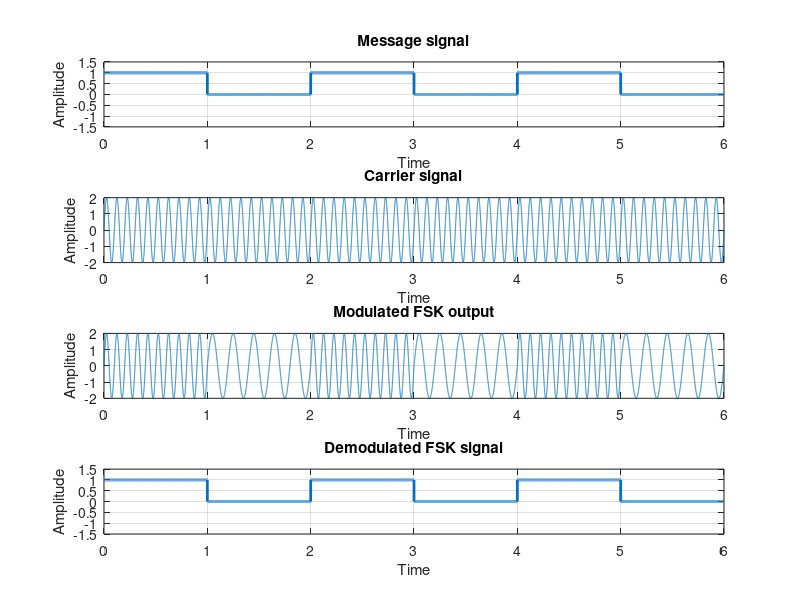

Recreate this plot in MATLAB.
clc;
close all;
clear all;
% Message signal input and ploting

%n=input('Enter the Bit stream \n ');	% Message signal in binary form 
n=[1 0 1 0 1 0];
N=length(n);	% Length of message signal
fs = 1000*N;	% Sampling frequency 
t=0:1/fs:N;	% Time division with step b 
N1=length(t);	% Length of total divisions 
i=1;
%Run for Loop 
for j=1:N1
    if t(j)<=i
        x(j)=n(i); 
    else
        i=i+1;
    end
end
figure(1); 
subplot(4,1,1);
plot(t,x,'Linewidth',2);	%Message signal plot 
axis([0 N -1.5 1.5]);
title('Message signal');
xlabel('Time');
ylabel('Amplitude');
grid on

%Carrier signals generation (x1,x2)

a=2;	%Amplitude scale for carrier signal
f1=10;	%1st carrier signal frequency
f2=5;	%2nd carrier signal frequency

% Uncomment the following for user input

x1=a*sin(2*pi*f1*t);	%1st carrier signal 
subplot(4,1,2);
plot(t,x1);	%1st carrier signal plot
 
title('Carrier signal');
xlabel('Time'); 
ylabel('Amplitude');
grid on
x2=a*sin(2*pi*f2*t);	%2nd carrier signal 
%subplot(4,1,2);
%plot(t,x2);	%2nd carrier signal plot 
%title('carrier signal');
%xlabel('Time'); 
%ylabel('Amplitude'); 
grid on
%Modulation section 
for j=1:N1
    if x(j)==1
        y1(j)=x1(j); 
    else
        y1(j)=x2(j);
    end
end
subplot(4,1,3);
%Plot of FSK output signal 
plot(t,y1);
title('Modulated FSK output');
xlabel('Time'); ylabel('Amplitude'); grid on
%FSK Receiver section 
for j=1:N1
    if y1(j)==x1(j) 
        y2(j)=1;
    else
        y2(j)=0;
    end
end
subplot(4,1,4);

%Plot of FSK demodulated signal
 
plot(t,y2,'Linewidth',2);
axis([0 N -1.5 1.5]);
title('Demodulated FSK signal');
xlabel('Time'); 
ylabel('Amplitude');
grid on
